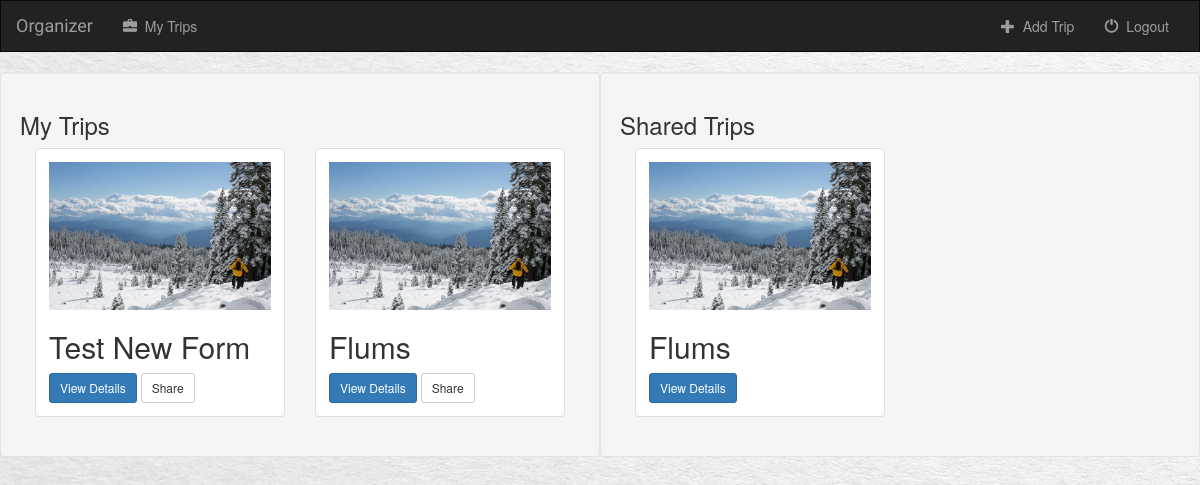
Page /organizer/ (signed in) on the earlier database version.
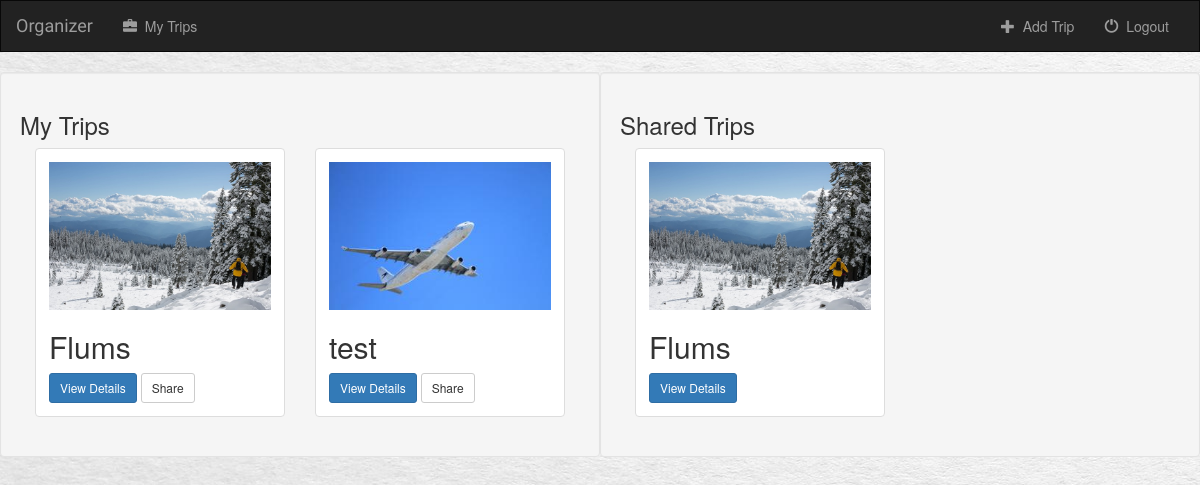
Same page on the later database version.
### organizer/models.py (models this page shows, shortened)
class NewTrip(models.Model):
	user = models.ForeignKey(User, default=1)
	shared = models.BooleanField(default=False)
	destination = models.CharField(max_length=200)
	startDate = models.DateField(null=True, blank=True)
	endDate = models.DateField(null=True, blank=True)
	trip_picture = models.ImageField(null=True, blank=True)
	trip_type = models.ForeignKey(TripType, default=DEFAULT_TRIP_TYPE, on_delete=models.SET_DEFAULT, blank=True)

### organizer/views.py (the view)
def index(request):
	if not request.user.is_authenticated():
		all_shared_trips = NewTrip	.objects.filter(shared=True)
		return render(request, 'organizer/index.html', {'all_shared_trips': all_shared_trips})
	else:
		all_trips = Trip.objects.filter(user=request.user)
		all_shared_trips = NewTrip.objects.filter(shared=True)
		new_form_trips = NewTrip.objects.filter(user=request.user)
		loged_user = request.user
		return render(request, 'organizer/index.html', {'all_trips' : new_form_trips, 'all_shared_trips': all_shared_trips, 'loged_user': loged_user,})

### organizer/templates/organizer/index.html (shortened to what this page needs)
{% extends 'organizer/base.html'%}
{% load staticfiles %}
{% block body %}
	{% if not loged_user %}
		<div class="col-sm-6 well">
		<h3>Shared Trips</h3>
		{% for trip in all_shared_trips %}
			<div class="col-sm-12 col-md-6">
				<div class="thumbnail">
					<div class="caption">
						<a href="{% url 'organizer:detail' trip.id %}">
							{% if trip.trip_picture %}
                            <img src="{{ trip.trip_picture.url }}" class="img-responsive">
							{% else %}
							<img src="{% static 'organizer/image/ski.jpg' %}" class="img-responsive">
							{% endif %}
                        </a>
						<h2>{{ trip.destination }}</h2>
						<a href="{% url 'organizer:detail' trip.id %}" class="btn btn-primary btn-sm" role="button">View Details</a>
					</div>
				</div>
				{% cycle '' '' '' '' '' '<div class="clearfix visible-lg"></div>' %}
			</div>
		{% endfor %}
	{% else %}
			<div class="col-sm-6 well">
			{% if all_trips %}
				<h3>My Trips</h3>
				{% for trip in all_trips %}
					<div class="col-sm-12 col-md-6">
						<div class="thumbnail">
							<div class="caption">
							<a href="{% url 'organizer:detail' trip.id %}">
							{% if trip.trip_picture %}
                            <img src="{{ trip.trip_picture.url }}" class="img-responsive">
							{% else %}
							<img src="{% static 'organizer/image/ski.jpg' %}" class="img-responsive">
							{% endif %}
							</a>
								<h2>{{ trip.destination }}</h2>
								<a href="{% url 'organizer:detail' trip.id %}" class="btn btn-primary btn-sm" role="button">View Details</a>
								<a href="{% url 'organizer:share' trip.id %}" class="btn btn-default btn-sm btn-share" role="button">
									Share
								</a>
							</div>
						</div>
					</div>
				{% endfor %}
			{% else %}
				<h3> You Dont Have Any Trips Yet</h3>
			{% endif %}
			</div>
			<div class="col-sm-6 well">
				<h3>Shared Trips</h3>
				{% for trip in all_shared_trips %}
					<div class="col-sm-12 col-md-6">
						<div class="thumbnail">
							<div class="caption">
							<a href="{% url 'organizer:detail' trip.id %}">
							{% if trip.trip_picture %}
                            <img src="{{ trip.trip_picture.url }}" class="img-responsive">
							{% else %}
							<img src="{% static 'organizer/image/ski.jpg' %}" class="img-responsive">
							{% endif %}
							</a>
								<h2>{{ trip.destination }}</h2>
								<a href="{% url 'organizer:detail' trip.id %}" class="btn btn-primary btn-sm" role="button">View Details</a>
							</div>
						</div>
					</div>
				{% endfor %}
			</div>
		{% endif %}
{% endblock %}

### organizer/templates/organizer/base.html (shortened to what this page needs)
<!doctype>
<html>
	<head>
	{% load staticfiles %}
	<link rel="stylesheet" type="text/css" href="https://maxcdn.bootstrapcdn.com/bootstrap/3.3.7/css/bootstrap.min.css"/>
	<link rel="stylesheet" type="text/css" href="{% static 'organizer/style.css' %}" />
	<link href="http://code.jquery.com/ui/1.10.4/themes/ui-lightness/jquery-ui.css" rel="stylesheet">
	</head>
<body>
	<nav class="navbar navbar-inverse">
		<div class="container-fluid">
			<div class="navbar-header">
				<a class="navbar-brand" href="{% url 'organizer:index' %}">Organizer</a>
			</div>
			<div class="collapse navbar-collapse" id="topNavBar">
			{% if loged_user %}
				<ul class="nav navbar-nav">
					<li class="">
						<a href="{% url 'organizer:index' %}">
							<span class="glyphicon glyphicon-briefcase" area-hidden="true"></span>&nbsp;
							My Trips
						</a>
					</li>
				</ul>
				<ul class="nav navbar-nav navbar-right" >
					<li class="">
						<a href=" {% url 'organizer:create_trip' %} ">
							<span class="glyphicon glyphicon-plus" area-hidden="true"></span>&nbsp;
							Add Trip
						</a>
					</li>
					<li class="">
						<a href=" {% url 'organizer:logout_user' %} ">
							<span class="glyphicon glyphicon-off" area-hidden="true"></span>&nbsp;
							Logout
						</a>
					</li>
				</ul>
			{% endif %}
			</div>
		</div>
	</nav>
	{% block body%}
	{% endblock%}
</body>
</html>

### organizer/static/organizer/style.css (style rules this page uses)
body { background: white url("image/paper_background.jpg"); }
.navbar { border-radius: 0px; }
.navbar-brand { font-family: 'Courgette', coursive; }

Differences in the rows shown:
removed NewTrip: destination "Test New Form", shown under "My Trips"
added NewTrip: trip_picture (picture), destination "test", shown under "My Trips"
